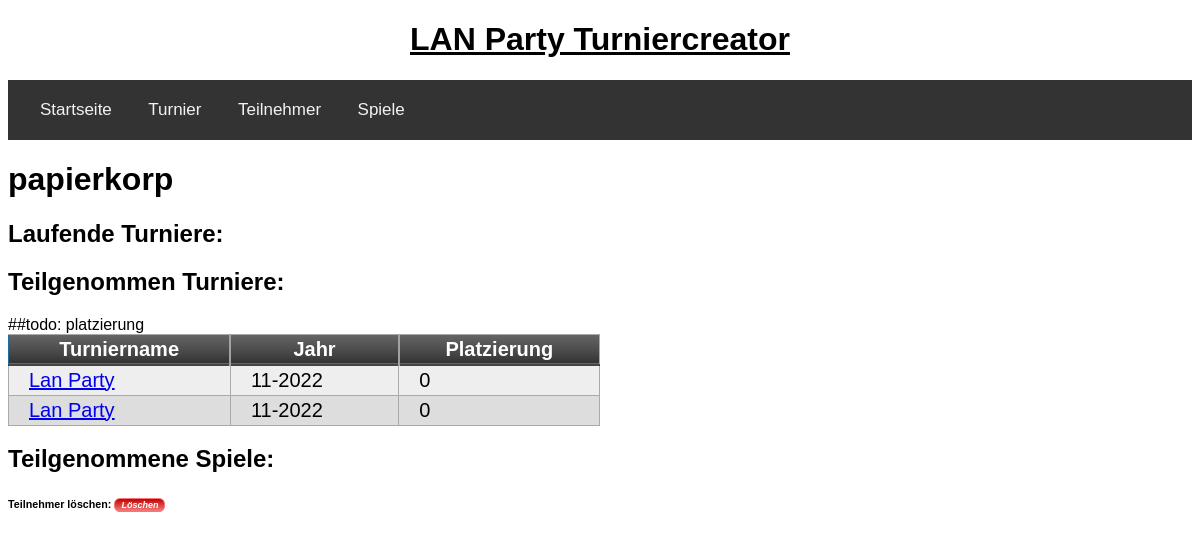
Page /profil/papierkorp on the earlier database version.
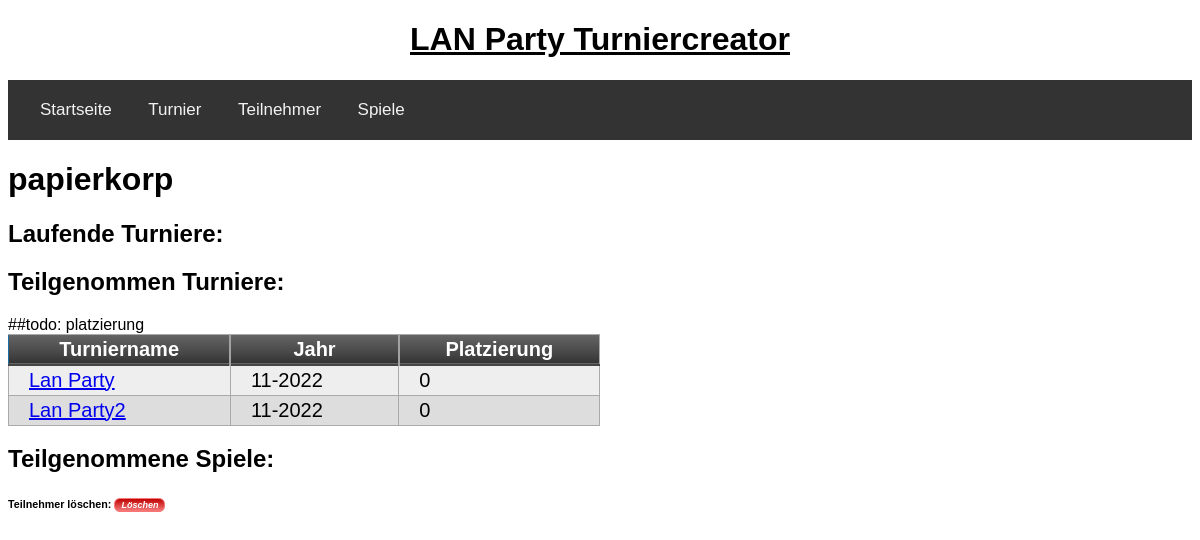
Same page on the later database version.
### tables this page shows
CREATE TABLE turnier(turnierid integer primary key autoincrement, name text, jahr date default (strftime('%m-%Y')), sieger integer);

### app/routes.py (the view)
@app.route('/profil/<nickname>', methods=["POST", "GET"])
def profil(nickname):
	teilnehmerid = get_teilnehmerid(nickname)
	teilgenommene_turniere = get_teilgenommene_turniere_pro_teilnehmer(teilnehmerid[0][0])
	form = DeleteForm()
	if form.validate_on_submit():
		flash(delete_teilnehmer(nickname))
		return redirect(url_for('teilnehmer'))
	return render_template('profil.html', nickname=nickname, form=form, teilgenommene_turniere = teilgenommene_turniere)

### app/forms.py
class DeleteForm(FlaskForm):
    submit = SubmitField('Löschen')

### app/db.py (called while the page is built)
def get_teilgenommene_turniere_pro_teilnehmer(teilnehmerid):
	query= 'select turnier.turnierid, turnier.name, turnier.jahr from turnierdetails as t inner join turnier on t.turnierid = turnier.turnierid where t.teilnehmerid = {teilnehmerid} group by t.turnierid;'.format(teilnehmerid=teilnehmerid)
	return execute_select_query(query)

def get_teilnehmerid(nickname):
	query = 'select teilnehmerid from teilnehmer where nickname = "{nickname}";'.format(nickname=nickname)
	return execute_select_query(query)

def execute_select_query(query):
	try:
		cursor.execute(query)
		return cursor.fetchall()
	except sqlite3.IntegrityError as e:
		return "Integrity Error: " + str(e)
	connection.close()

### app/templates/profil.html (shortened to what this page needs)
{% extends "base.html" %}
{% block app_content %}
    <h1>{{nickname}}</h1>
    <h2>Laufende Turniere:</h2>
    <h2>Teilgenommen Turniere:</h2>
    ##todo: platzierung
    <table class="myTable">
        <thead>
            <tr>
                <th>Turniername</th>
                <th>Jahr</th>
                <th>Platzierung</th>
            </tr>
        </thead>
    {% for turnier in teilgenommene_turniere %}
        <tr>
            <td><a href="{{ url_for("turniere", turnierid=turnier[0]) }}">{{ turnier[1] }}</a></td>
            <td>{{ turnier[2] }}</td>
            <td>0</td>
        </tr>
    {% endfor %}
    </table>
    <h2>Teilgenommene Spiele:</h2>
 <form action="" method="post" novalidate class="loeschen_button">{{ form.hidden_tag()}}<h6>Teilnehmer löschen: {{ form.submit }} </h6></form>
{% endblock %}

Differences in the rows shown:
changed turnier: name "Lan Party" → "Lan Party2"
